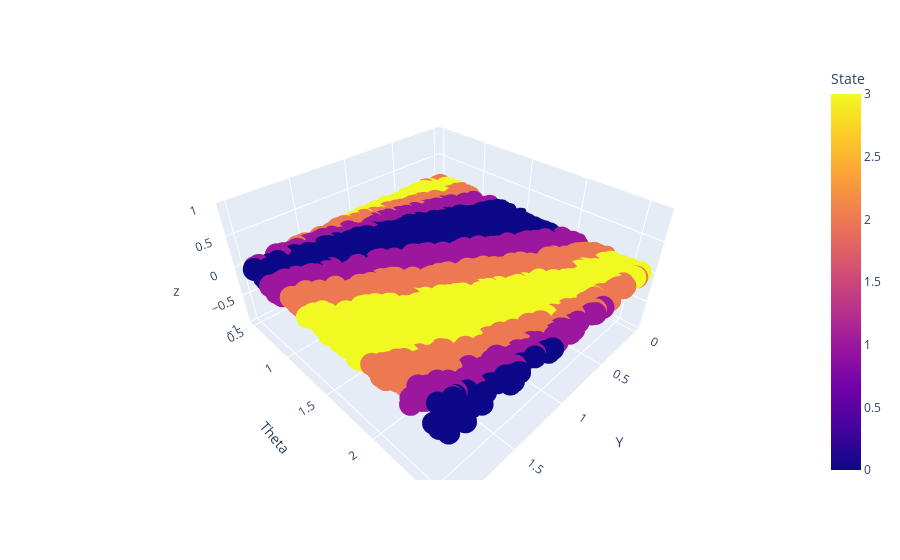

Write notebook code for a chart like this one.
### Code cell
df_1 = pd.DataFrame({'Y':Y_Train, 'Theta':T_Train,'State':S_Train,'z': [0]*len(Y_Train)})
fig = px.scatter_3d(df_1, x='Y', y='Theta',z='z', color='State')
fig.show()

### Figure 1 — Plotly figure (JSON) as saved in the notebook; plotly's stock layout.template omitted (floating-point values rounded to 4 significant figures; data arrays with more than 128 entries replaced by an {"elided": "..."} marker saying what was removed)
{"data": [{"hovertemplate": "Y=%{x}<br>Theta=%{y}<br>z=%{z}<br>State=%{marker.color}<extra></extra>", "legendgroup": "", "marker": {"color": {"elided": "2000 int values"}, "coloraxis": "coloraxis", "symbol": "circle"}, "mode": "markers", "name": "", "scene": "scene", "showlegend": false, "type": "scatter3d", "x": {"elided": "2000 float values"}, "y": {"elided": "2000 float values"}, "z": {"elided": "2000 int values"}}], "layout": {"coloraxis": {"colorbar": {"title": {"text": "State"}}, "colorscale": [[0, "#0d0887"], [0.1111, "#46039f"], [0.2222, "#7201a8"], [0.3333, "#9c179e"], [0.4444, "#bd3786"], [0.5556, "#d8576b"], [0.6667, "#ed7953"], [0.7778, "#fb9f3a"], [0.8889, "#fdca26"], [1, "#f0f921"]]}, "legend": {"tracegroupgap": 0}, "margin": {"t": 60}, "scene": {"domain": {"x": [0, 1], "y": [0, 1]}, "xaxis": {"title": {"text": "Y"}}, "yaxis": {"title": {"text": "Theta"}}, "zaxis": {"title": {"text": "z"}}}}}
